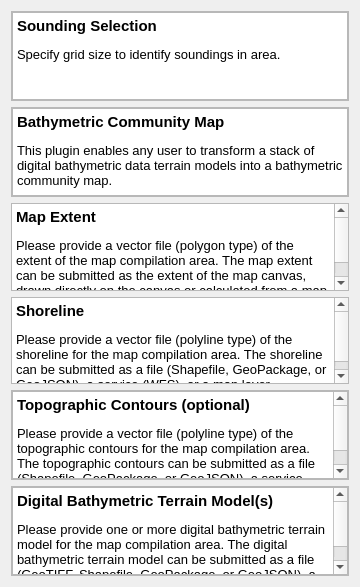
               <widget class="QWidget" name="scrollAreaWidgetContents_2">
                <property name="geometry">
                 <rect>
                  <x>0</x>
                  <y>0</y>
                  <width>360</width>
                  <height>587</height>
                 </rect>
                </property>
                <layout class="QVBoxLayout" name="verticalLayout_11">
                 <item>
                  <widget class="QFrame" name="HelpSounding">
                   <property name="frameShape">
                    <enum>QFrame::StyledPanel</enum>
                   </property>
                   <property name="frameShadow">
                    <enum>QFrame::Raised</enum>
                   </property>
                   <layout class="QVBoxLayout" name="verticalLayout_17">
                    <property name="leftMargin">
                     <number>0</number>
                    </property>
                    <property name="topMargin">
                     <number>0</number>
                    </property>
                    <property name="rightMargin">
                     <number>0</number>
                    </property>
                    <property name="bottomMargin">
                     <number>0</number>
                    </property>
                    <item>
                     <widget class="QTextEdit" name="textEdit_5">
                      <property name="html">
                       <string>&lt;!DOCTYPE HTML PUBLIC &quot;-//W3C//DTD HTML 4.0//EN&quot; &quot;http://www.w3.org/TR/REC-html40/strict.dtd&quot;&gt;
&lt;html&gt;&lt;head&gt;&lt;meta name=&quot;qrichtext&quot; content=&quot;1&quot; /&gt;&lt;style type=&quot;text/css&quot;&gt;
p, li { white-space: pre-wrap; }
&lt;/style&gt;&lt;/head&gt;&lt;body style=&quot; font-family:'Calibri'; font-size:10pt; font-weight:400; font-style:normal;&quot;&gt;
&lt;p style=&quot; margin-top:0px; margin-bottom:0px; margin-left:0px; margin-right:0px; -qt-block-indent:0; text-indent:0px;&quot;&gt;&lt;span style=&quot; font-size:11pt; font-weight:600;&quot;&gt;Sounding Selection&lt;/span&gt;&lt;/p&gt;
&lt;p style=&quot; margin-top:12px; margin-bottom:12px; margin-left:0px; margin-right:0px; -qt-block-indent:0; text-indent:0px;&quot;&gt;&lt;span style=&quot; color:#000000;&quot;&gt;Specify grid size to identify soundings in area.&lt;/span&gt; &lt;/p&gt;&lt;/body&gt;&lt;/html&gt;</string>
                      </property>
                     </widget>
                    </item>
                   </layout>
                  </widget>
                 </item>
                 <item>
                  <widget class="QFrame" name="defaultHelpContent">
                   <property name="frameShape">
                    <enum>QFrame::StyledPanel</enum>
                   </property>
                   <property name="frameShadow">
                    <enum>QFrame::Raised</enum>
                   </property>
                   <layout class="QVBoxLayout" name="verticalLayout_14">
                    <property name="spacing">
                     <number>6</number>
                    </property>
                    <property name="leftMargin">
                     <number>0</number>
                    </property>
                    <property name="topMargin">
                     <number>0</number>
                    </property>
                    <property name="rightMargin">
                     <number>0</number>
                    </property>
                    <property name="bottomMargin">
                     <number>0</number>
                    </property>
                    <item>
                     <widget class="QTextEdit" name="defaultHelpText">
                      <property name="html">
                       <string>&lt;!DOCTYPE HTML PUBLIC &quot;-//W3C//DTD HTML 4.0//EN&quot; &quot;http://www.w3.org/TR/REC-html40/strict.dtd&quot;&gt;
&lt;html&gt;&lt;head&gt;&lt;meta name=&quot;qrichtext&quot; content=&quot;1&quot; /&gt;&lt;style type=&quot;text/css&quot;&gt;
p, li { white-space: pre-wrap; }
&lt;/style&gt;&lt;/head&gt;&lt;body style=&quot; font-family:'Calibri'; font-size:10pt; font-weight:400; font-style:normal;&quot;&gt;
&lt;p style=&quot; margin-top:0px; margin-bottom:0px; margin-left:0px; margin-right:0px; -qt-block-indent:0; text-indent:0px;&quot;&gt;&lt;span style=&quot; font-size:11pt; font-weight:600;&quot;&gt;Bathymetric Community Map&lt;/span&gt;&lt;/p&gt;
&lt;p style=&quot; margin-top:12px; margin-bottom:12px; margin-left:0px; margin-right:0px; -qt-block-indent:0; text-indent:0px;&quot;&gt;&lt;span style=&quot; color:#000000;&quot;&gt;This plugin enables any user to transform a stack of digital bathymetric data terrain models into a bathymetric community map.&lt;/span&gt; &lt;/p&gt;&lt;/body&gt;&lt;/html&gt;</string>
                      </property>
                     </widget>
                    </item>
                   </layout>
                  </widget>
                 </item>
                 <item>
                  <widget class="QFrame" name="HelpMapExtent">
                   <property name="frameShape">
                    <enum>QFrame::NoFrame</enum>
                   </property>
                   <property name="frameShadow">
                    <enum>QFrame::Raised</enum>
                   </property>
                   <layout class="QVBoxLayout" name="verticalLayout_4">
                    <property name="leftMargin">
                     <number>0</number>
                    </property>
                    <property name="topMargin">
                     <number>0</number>
                    </property>
                    <property name="rightMargin">
                     <number>0</number>
                    </property>
                    <property name="bottomMargin">
                     <number>0</number>
                    </property>
                    <item>
                     <widget class="QTextEdit" name="textEdit">
                      <property name="html">
                       <string>&lt;!DOCTYPE HTML PUBLIC &quot;-//W3C//DTD HTML 4.0//EN&quot; &quot;http://www.w3.org/TR/REC-html40/strict.dtd&quot;&gt;
&lt;html&gt;&lt;head&gt;&lt;meta name=&quot;qrichtext&quot; content=&quot;1&quot; /&gt;&lt;style type=&quot;text/css&quot;&gt;
p, li { white-space: pre-wrap; }
&lt;/style&gt;&lt;/head&gt;&lt;body style=&quot; font-family:'Calibri'; font-size:10pt; font-weight:400; font-style:normal;&quot;&gt;
&lt;p style=&quot; margin-top:0px; margin-bottom:0px; margin-left:0px; margin-right:0px; -qt-block-indent:0; text-indent:0px;&quot;&gt;&lt;span style=&quot; font-size:11pt; font-weight:600;&quot;&gt;Map Extent&lt;/span&gt;&lt;/p&gt;
&lt;p style=&quot; margin-top:12px; margin-bottom:12px; margin-left:0px; margin-right:0px; -qt-block-indent:0; text-indent:0px;&quot;&gt;&lt;span style=&quot; color:#000000;&quot;&gt;Please provide a vector file (polygon type) of the extent of the map compilation area. The map extent can be submitted as the extent of the map canvas, drawn directly on the canvas or calculated from a map layer.&lt;/span&gt; &lt;/p&gt;&lt;/body&gt;&lt;/html&gt;</string>
                      </property>
                     </widget>
                    </item>
                   </layout>
                  </widget>
                 </item>
                 <item>
                  <widget class="QFrame" name="HelpShoreline">
                   <property name="frameShape">
                    <enum>QFrame::NoFrame</enum>
                   </property>
                   <property name="frameShadow">
                    <enum>QFrame::Raised</enum>
                   </property>
                   <layout class="QVBoxLayout" name="verticalLayout_7">
                    <property name="leftMargin">
                     <number>0</number>
                    </property>
                    <property name="topMargin">
                     <number>0</number>
                    </property>
                    <property name="rightMargin">
                     <number>0</number>
                    </property>
                    <property name="bottomMargin">
                     <number>0</number>
                    </property>
                    <item>
                     <widget class="QTextEdit" name="textEdit_2">
                      <property name="html">
                       <string>&lt;!DOCTYPE HTML PUBLIC &quot;-//W3C//DTD HTML 4.0//EN&quot; &quot;http://www.w3.org/TR/REC-html40/strict.dtd&quot;&gt;
&lt;html&gt;&lt;head&gt;&lt;meta name=&quot;qrichtext&quot; content=&quot;1&quot; /&gt;&lt;style type=&quot;text/css&quot;&gt;
p, li { white-space: pre-wrap; }
&lt;/style&gt;&lt;/head&gt;&lt;body style=&quot; font-family:'Calibri'; font-size:10pt; font-weight:400; font-style:normal;&quot;&gt;
&lt;p align=&quot;justify&quot; style=&quot; margin-top:12px; margin-bottom:12px; margin-left:0px; margin-right:0px; -qt-block-indent:0; text-indent:0px;&quot;&gt;&lt;span style=&quot; font-size:11pt; font-weight:600;&quot;&gt;Shoreline&lt;/span&gt;&lt;/p&gt;
&lt;p style=&quot; margin-top:12px; margin-bottom:12px; margin-left:0px; margin-right:0px; -qt-block-indent:0; text-indent:0px;&quot;&gt;&lt;span style=&quot; color:#000000;&quot;&gt;Please provide a vector file (polyline type) of the shoreline for the map compilation area. The shoreline can be submitted as a file (Shapefile, GeoPackage, or GeoJSON), a service (WFS), or a map layer.&lt;/span&gt; &lt;/p&gt;&lt;/body&gt;&lt;/html&gt;</string>
                      </property>
                     </widget>
                    </item>
                   </layout>
                  </widget>
                 </item>
                 <item>
                  <widget class="QFrame" name="HelpTopographicContours">
                   <property name="frameShape">
                    <enum>QFrame::StyledPanel</enum>
                   </property>
                   <property name="frameShadow">
                    <enum>QFrame::Raised</enum>
                   </property>
                   <layout class="QVBoxLayout" name="verticalLayout_12">
                    <property name="leftMargin">
                     <number>0</number>
                    </property>
                    <property name="topMargin">
                     <number>0</number>
                    </property>
                    <property name="rightMargin">
                     <number>0</number>
                    </property>
                    <property name="bottomMargin">
                     <number>0</number>
                    </property>
                    <item>
                     <widget class="QTextEdit" name="textEdit_3">
                      <property name="html">
                       <string>&lt;!DOCTYPE HTML PUBLIC &quot;-//W3C//DTD HTML 4.0//EN&quot; &quot;http://www.w3.org/TR/REC-html40/strict.dtd&quot;&gt;
&lt;html&gt;&lt;head&gt;&lt;meta name=&quot;qrichtext&quot; content=&quot;1&quot; /&gt;&lt;style type=&quot;text/css&quot;&gt;
p, li { white-space: pre-wrap; }
&lt;/style&gt;&lt;/head&gt;&lt;body style=&quot; font-family:'Calibri'; font-size:10pt; font-weight:400; font-style:normal;&quot;&gt;
&lt;p style=&quot; margin-top:0px; margin-bottom:0px; margin-left:0px; margin-right:0px; -qt-block-indent:0; text-indent:0px;&quot;&gt;&lt;span style=&quot; font-size:11pt; font-weight:600;&quot;&gt;Topographic Contours (optional)&lt;/span&gt;&lt;/p&gt;
&lt;p style=&quot; margin-top:12px; margin-bottom:12px; margin-left:0px; margin-right:0px; -qt-block-indent:0; text-indent:0px;&quot;&gt;&lt;span style=&quot; color:#000000;&quot;&gt;Please provide a vector file (polyline type) of the topographic contours for the map compilation area. The topographic contours can be submitted as a file (Shapefile, GeoPackage, or GeoJSON), a service (WFS), or a map layer.&lt;/span&gt; &lt;/p&gt;&lt;/body&gt;&lt;/html&gt;</string>
                      </property>
                     </widget>
                    </item>
                   </layout>
                  </widget>
                 </item>
                 <item>
                  <widget class="QFrame" name="HelpDigitalBathy">
                   <property name="frameShape">
                    <enum>QFrame::StyledPanel</enum>
                   </property>
                   <property name="frameShadow">
                    <enum>QFrame::Raised</enum>
                   </property>
                   <layout class="QVBoxLayout" name="verticalLayout_13">
                    <property name="leftMargin">
                     <number>0</number>
                    </property>
                    <property name="topMargin">
                     <number>0</number>
                    </property>
                    <property name="rightMargin">
                     <number>0</number>
                    </property>
                    <property name="bottomMargin">
                     <number>0</number>
                    </property>
                    <item>
                     <widget class="QTextEdit" name="textEdit_4">
                      <property name="html">
                       <string>&lt;!DOCTYPE HTML PUBLIC &quot;-//W3C//DTD HTML 4.0//EN&quot; &quot;http://www.w3.org/TR/REC-html40/strict.dtd&quot;&gt;
&lt;html&gt;&lt;head&gt;&lt;meta name=&quot;qrichtext&quot; content=&quot;1&quot; /&gt;&lt;style type=&quot;text/css&quot;&gt;
p, li { white-space: pre-wrap; }
&lt;/style&gt;&lt;/head&gt;&lt;body style=&quot; font-family:'Calibri'; font-size:10pt; font-weight:400; font-style:normal;&quot;&gt;
&lt;p style=&quot; margin-top:0px; margin-bottom:0px; margin-left:0px; margin-right:0px; -qt-block-indent:0; text-indent:0px;&quot;&gt;&lt;span style=&quot; font-size:11pt; font-weight:600;&quot;&gt;Digital Bathymetric Terrain Model(s)&lt;/span&gt;&lt;/p&gt;
&lt;p style=&quot; margin-top:12px; margin-bottom:12px; margin-left:0px; margin-right:0px; -qt-block-indent:0; text-indent:0px;&quot;&gt;&lt;span style=&quot; color:#000000;&quot;&gt;Please provide one or more digital bathymetric terrain model for the map compilation area. The digital bathymetric terrain model can be submitted as a file (GeoTIFF, Shapefile, GeoPackage, or GeoJSON), a service (WCS), or a map layer.&lt;/span&gt; &lt;/p&gt;&lt;/body&gt;&lt;/html&gt;</string>
                      </property>
                     </widget>
                    </item>
                   </layout>
                  </widget>
                 </item>
                </layout>
               </widget>
